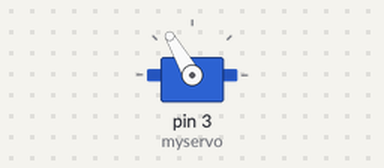
The sketch below on a simulated Arduino Uno, built with avr-gcc and run on an emulated ATmega328P. Shown: servo.

Above: at 0.05 s.
Timing chart, 0 to 3.0 s (numbered marks = the images above):
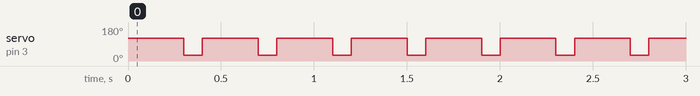

Measured:
- by itself, servo on pin 3 (myservo): alternates 120° for 0.30 s and 30° for 0.10 s

The sketch:

servo.ino
```cpp
#include <Servo.h>

Servo myservo;

void setup()
{
  myservo.attach(3);
    // set servo to mid-point
}

void loop() {
 myservo.write(120);
 delay(300);
 myservo.write(30);
 delay(100);
}
```
